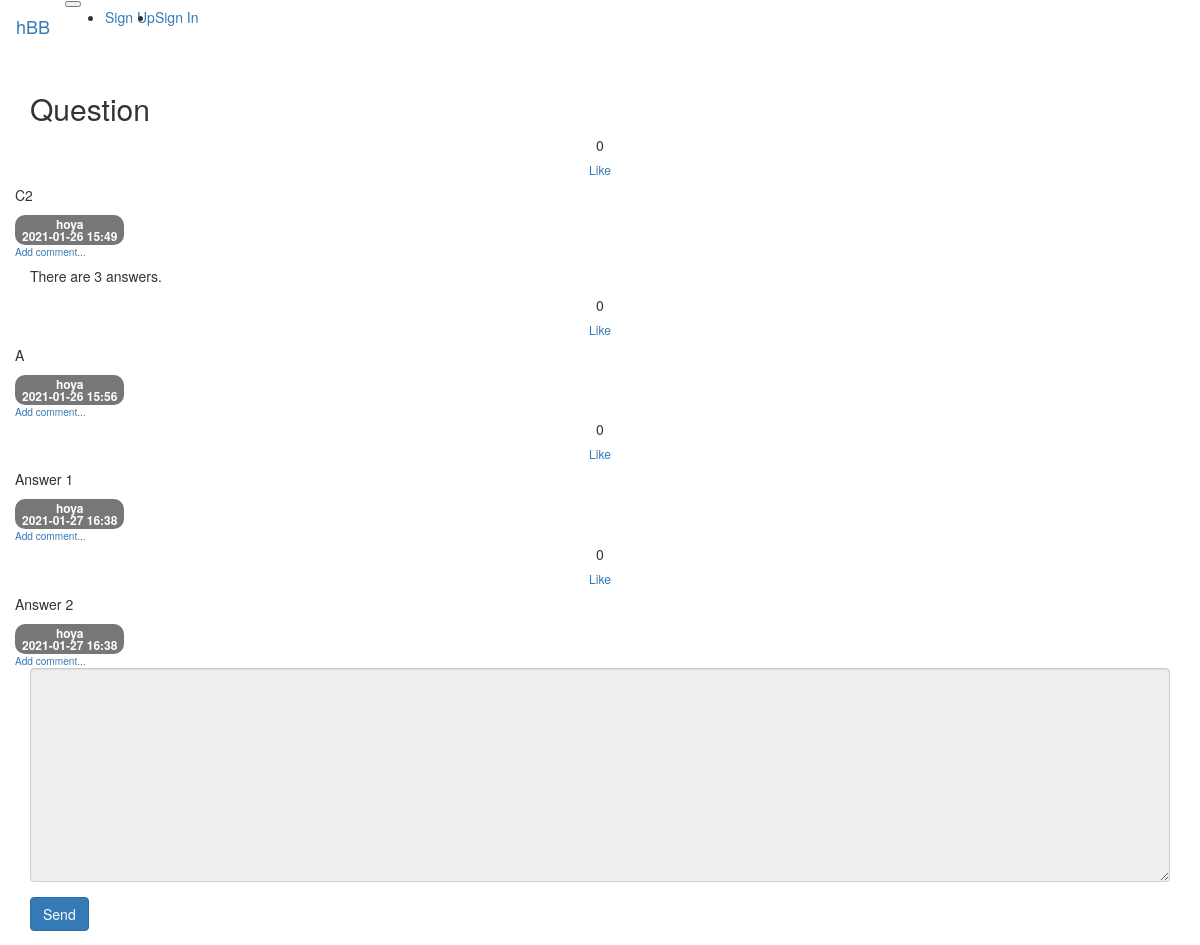
Screenshot of /question/detail/2/ with the database file from the repository.
### src/models/question.py (models this page shows)
class QuestionModel(db.Model):
    id = db.Column(db.Integer, primary_key=True)
    subject = db.Column(db.String(200), nullable=False)
    content = db.Column(db.Text(), nullable=False)
    created_date = db.Column(db.DateTime(), nullable=False)
    user_id = db.Column(
        db.Integer, db.ForeignKey("user_model.id", ondelete="CASCADE"), nullable=False
    )
    user = db.relationship("UserModel", backref=db.backref("question_set"))
    modified_date = db.Column(db.DateTime(), nullable=True)
    like = db.relationship(
        "UserModel", secondary=question_like, backref=db.backref("question_like_set")
    )

### src/models/user.py (models this page shows)
class UserModel(db.Model):
    id = db.Column(db.Integer, primary_key=True)
    username = db.Column(db.String(150), unique=True, nullable=False)
    password = db.Column(db.String(200), nullable=False)
    email = db.Column(db.String(120), unique=True, nullable=False)

### src/models/answer.py (models this page shows)
class AnswerModel(db.Model):
    id = db.Column(db.Integer, primary_key=True)
    question_id = db.Column(
        db.Integer, db.ForeignKey("question_model.id", ondelete="CASCADE")
    )
    question = db.relationship(
        "QuestionModel",
        backref=db.backref(
            "answer_set",
        ),
    )
    content = db.Column(db.Text(), nullable=False)
    created_date = db.Column(db.DateTime(), nullable=False)
    user_id = db.Column(
        db.Integer,
        db.ForeignKey("user_model.id", ondelete="CASCADE"),
        nullable=False,
    )
    user = db.relationship("UserModel", backref=db.backref("answer_set"))
    modified_date = db.Column(db.DateTime(), nullable=True)
    like = db.relationship(
        "UserModel", secondary=answer_like, backref=db.backref("answer_like_set")
    )

### src/views/question_views.py (the view)
@bp.route("/detail/<int:question_id>/")
def detail(question_id):
    form = AnswerForm()
    question = QuestionModel.query.get_or_404(question_id)
    return render_template(
        "question/question_detail.html", question=question, form=form
    )

### src/forms.py
class AnswerForm(FlaskForm):
    content = TextAreaField("Content", validators=[DataRequired()])

### src/filter.py (called while the page is built)
def format_datetime(value, fmt="%Y-%m-%d %H:%M"):
    return value.strftime(fmt)

### src/views/account_views.py (called while the page is built)
@bp.before_app_request
def load_signed_in_user():
    user_id = session.get("user_id")
    if user_id is None:
        g.user = None
    else:
        g.user = UserModel.query.get(user_id)

### src/templates/question/question_detail.html (shortened to what this page needs)
{% extends "base.html" %}
{% block content %}
<div class="container my-3">
    <h2 class="border-bottom py-2">{{ question.subject }}</h2>
    <div class="row my-3">
        <div class="col-1">
            <div class="bg-light text-center p-3 border font-weight-bolder mb-1">{{ question.like|length }}</div>
            <a class="recommend btn btn-sm btn-secondary btn-block my-1" href="#"
                data-uri="{{ url_for('like.question', question_id=question.id) }}">Like</a>
        </div>
        <div class="col-11">
            <div class="card my-3">
                <div class="card-body">
                    <div class="card-text">{{ question.content|markdown }}</div>
                    <div class="d-flex justify-content-end">
                        <div class="badge badge-light p-2 text-left">
                            <div class="mb-2">{{ question.user.username }}</div>
                            <div>{{ question.created_date|datetime }}</div>
                        </div>
                    </div>
                    <div>
                        <a class="small"
                            href="{{ url_for('comment.create_comment_for_question', question_id=question.id) }}">
                            <small>Add comment...</small>
                        </a>
                    </div>
                </div>
            </div>
        </div>
    </div>
    <h5 class="border-bottom my-3 py-2">There are {{ question.answer_set|length }} answers.</h5>
    {% for answer in question.answer_set %}
    <div class="row my-3">
        <div class="col-1">
            <div class="bg-light text-center p-3 border font-weight-bolder mb-1">{{ answer.like|length }}</div>
            <a class="recommend btn btn-sm btn-secondary btn-block my-1" href="#"
                data-uri="{{ url_for('like.answer', answer_id=answer.id) }}">Like</a>
        </div>
        <div class="col-11">
            <div class="card my-3">
                <div class="card-body">
                    <div class="card-text" style="white-space: pre-line;">{{ answer.content|markdown }}</div>
                    <div class="d-flex justify-content-end">
                        <div class="badge badge-light p-2 text-left">
                            <div class="mb-2">{{ answer.user.username }}</div>
                            <div>{{ answer.created_date|datetime }}</div>
                        </div>
                    </div>
                    <div>
                        <a class="small" href="{{ url_for('comment.create_comment_for_answer', answer_id=answer.id) }}">
                            <small>Add comment...</small>
                        </a>
                    </div>
                </div>
            </div>
        </div>
    </div>
    {% endfor %}
    <form action="{{ url_for('answer.create', question_id=question.id) }}" class="my-3" method="post">
        <div class="form-group">
            <textarea {% if not g.user %}disabled{% endif %} name="content" id="content" class="form-control"
                rows="10"></textarea>
        </div>
        <input class="btn btn-primary" type="submit" value="Send" />
    </form>
</div>
{% endblock %}

### rows the page displays
QuestionModel: subject "Question", content "C2", created_date "2021-01-26 15:49"
UserModel: user.username "hoya"
AnswerModel: like|length "0", content "A", user.username "hoya", created_date "2021-01-26 15:56"
AnswerModel: like|length "0", content "Answer 1", user.username "hoya", created_date "2021-01-27 16:38"
AnswerModel: like|length "0", content "Answer 2", user.username "hoya", created_date "2021-01-27 16:38"

### other values shown
{{ question.like|length }} "0"
{{ question.answer_set|length }} "3"
